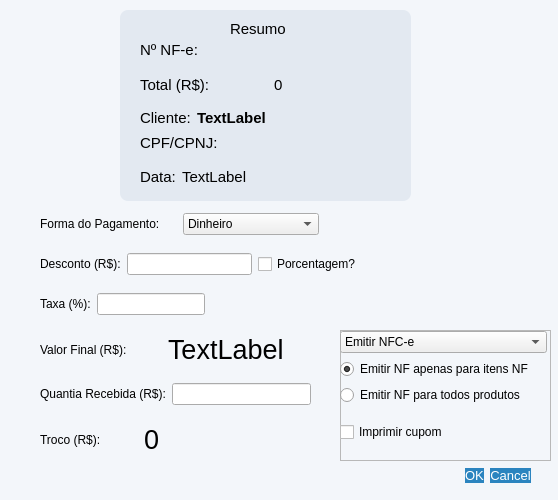
<?xml version="1.0" encoding="UTF-8"?>
<ui version="4.0">
 <class>pagamento</class>
 <widget class="QDialog" name="pagamento">
  <property name="windowModality">
   <enum>Qt::WindowModality::NonModal</enum>
  </property>
  <property name="geometry">
   <rect>
    <x>0</x>
    <y>0</y>
    <width>558</width>
    <height>500</height>
   </rect>
  </property>
  <property name="minimumSize">
   <size>
    <width>558</width>
    <height>500</height>
   </size>
  </property>
  <property name="maximumSize">
   <size>
    <width>558</width>
    <height>500</height>
   </size>
  </property>
  <property name="windowTitle">
   <string>Pagamento - MercadoPro</string>
  </property>
  <property name="styleSheet">
   <string notr="true">
#pagamento {
  background-color: #f3f6fa;
  background-color: #f3f6fa;
}
QPushButton {
  background-color: rgb(43, 132, 191);
  color: rgb(255, 255, 255);
  font-size: 13px;
  border-radius: 10px;
}
QPushButton:hover {
  background-color: rgb(13, 92, 161);
}
QPushButton:pressed {
  color: rgb(255, 255, 255);
  background-color: rgb(153, 193, 241);
  font-size: 13px;
  border-radius: 10px;
}
QGroupBox {
  background-color: #e3e9f1;
  font: 700 7pt &quot;Segoe UI&quot;;
  font-size: 15px;
}
   </string>
  </property>
  <property name="modal">
   <bool>true</bool>
  </property>
  <widget class="QDialogButtonBox" name="buttonBox">
   <property name="geometry">
    <rect>
     <x>180</x>
     <y>460</y>
     <width>351</width>
     <height>32</height>
    </rect>
   </property>
   <property name="orientation">
    <enum>Qt::Orientation::Horizontal</enum>
   </property>
   <property name="standardButtons">
    <set>QDialogButtonBox::StandardButton::Cancel|QDialogButtonBox::StandardButton::Ok</set>
   </property>
   <property name="centerButtons">
    <bool>false</bool>
   </property>
  </widget>
  <widget class="QWidget" name="layoutWidget">
   <property name="geometry">
    <rect>
     <x>40</x>
     <y>210</y>
     <width>279</width>
     <height>28</height>
    </rect>
   </property>
   <layout class="QHBoxLayout" name="horizontalLayout">
    <item>
     <widget class="QLabel" name="label">
      <property name="text">
       <string>Forma do Pagamento:</string>
      </property>
     </widget>
    </item>
    <item>
     <widget class="QComboBox" name="CBox_FormaPagamento">
      <item>
       <property name="text">
        <string>Dinheiro</string>
       </property>
       <property name="icon">
        <iconset resource="Imagens/recursosImg.qrc">
         <normaloff>:/QEstoqueLOja/taxes-finances.svg</normaloff>:/QEstoqueLOja/taxes-finances.svg</iconset>
       </property>
      </item>
      <item>
       <property name="text">
        <string>Não Sei</string>
       </property>
       <property name="icon">
        <iconset resource="Imagens/recursosImg.qrc">
         <normaloff>:/QEstoqueLOja/question.svg</normaloff>:/QEstoqueLOja/question.svg</iconset>
       </property>
      </item>
      <item>
       <property name="text">
        <string>Crédito</string>
       </property>
       <property name="icon">
        <iconset resource="Imagens/recursosImg.qrc">
         <normaloff>:/QEstoqueLOja/view-financial-account-credit-card.svg</normaloff>:/QEstoqueLOja/view-financial-account-credit-card.svg</iconset>
       </property>
      </item>
      <item>
       <property name="text">
        <string>Débito</string>
       </property>
       <property name="icon">
        <iconset resource="Imagens/recursosImg.qrc">
         <normaloff>:/QEstoqueLOja/view-financial-transfer-reconciled.svg</normaloff>:/QEstoqueLOja/view-financial-transfer-reconciled.svg</iconset>
       </property>
      </item>
      <item>
       <property name="text">
        <string>Pix</string>
       </property>
       <property name="icon">
        <iconset resource="Imagens/recursosImg.qrc">
         <normaloff>:/QEstoqueLOja/view-financial-account-liability.svg</normaloff>:/QEstoqueLOja/view-financial-account-liability.svg</iconset>
       </property>
      </item>
      <item>
       <property name="text">
        <string>Prazo</string>
       </property>
       <property name="icon">
        <iconset resource="Imagens/recursosImg.qrc">
         <normaloff>:/QEstoqueLOja/appointment-soon-symbolic.svg</normaloff>:/QEstoqueLOja/appointment-soon-symbolic.svg</iconset>
       </property>
      </item>
     </widget>
    </item>
   </layout>
  </widget>
  <widget class="QFrame" name="frame">
   <property name="geometry">
    <rect>
     <x>120</x>
     <y>10</y>
     <width>291</width>
     <height>191</height>
    </rect>
   </property>
   <property name="styleSheet">
    <string notr="true">background-color: #e3e9f1; border-radius: 8px; font: 700 9pt &quot;Segoe UI&quot;; font-size: 15px;</string>
   </property>
   <property name="frameShape">
    <enum>QFrame::Shape::StyledPanel</enum>
   </property>
   <property name="frameShadow">
    <enum>QFrame::Shadow::Raised</enum>
   </property>
   <widget class="QLabel" name="label_4">
    <property name="geometry">
     <rect>
      <x>110</x>
      <y>10</y>
      <width>71</width>
      <height>18</height>
     </rect>
    </property>
    <property name="text">
     <string>Resumo</string>
    </property>
   </widget>
   <widget class="QWidget" name="layoutWidget">
    <property name="geometry">
     <rect>
      <x>20</x>
      <y>30</y>
      <width>261</width>
      <height>155</height>
     </rect>
    </property>
    <layout class="QVBoxLayout" name="verticalLayout_2">
     <item>
      <layout class="QHBoxLayout" name="Layout_NNF">
       <item>
        <widget class="QLabel" name="Lbl_NNF">
         <property name="toolTip">
          <string>É recomendado usar o nNF gerado para seguir uma ordem crescente, apenas troque se necessário.</string>
         </property>
         <property name="text">
          <string>Nº NF-e:</string>
         </property>
        </widget>
       </item>
       <item>
        <widget class="QLineEdit" name="Ledit_NNF">
         <property name="toolTip">
          <string>É recomendado usar o nNF gerado para seguir uma ordem crescente, apenas troque se necessário.</string>
         </property>
        </widget>
       </item>
      </layout>
     </item>
     <item>
      <layout class="QHBoxLayout" name="horizontalLayout_4">
       <item>
        <widget class="QLabel" name="label_5">
         <property name="toolTip">
          <string/>
         </property>
         <property name="text">
          <string>Total (R$):</string>
         </property>
        </widget>
       </item>
       <item>
        <widget class="QLabel" name="Lbl_ResumoTotal">
         <property name="text">
          <string>0</string>
         </property>
        </widget>
       </item>
      </layout>
     </item>
     <item>
      <layout class="QHBoxLayout" name="horizontalLayout_5">
       <item>
        <widget class="QLabel" name="label_6">
         <property name="sizePolicy">
          <sizepolicy hsizetype="Fixed" vsizetype="Preferred">
           <horstretch>0</horstretch>
           <verstretch>0</verstretch>
          </sizepolicy>
         </property>
         <property name="text">
          <string>Cliente:</string>
         </property>
        </widget>
       </item>
       <item>
        <widget class="QLabel" name="Lbl_ResumoCliente">
         <property name="sizePolicy">
          <sizepolicy hsizetype="Preferred" vsizetype="Fixed">
           <horstretch>0</horstretch>
           <verstretch>0</verstretch>
          </sizepolicy>
         </property>
         <property name="font">
          <font>
           <family>Segoe UI</family>
           <pointsize>-1</pointsize>
           <italic>false</italic>
           <bold>true</bold>
          </font>
         </property>
         <property name="text">
          <string>TextLabel</string>
         </property>
        </widget>
       </item>
      </layout>
     </item>
     <item>
      <layout class="QHBoxLayout" name="horizontalLayout_10">
       <item>
        <widget class="QLabel" name="label_11">
         <property name="text">
          <string>CPF/CPNJ:</string>
         </property>
        </widget>
       </item>
       <item>
        <widget class="QLineEdit" name="Ledit_CpfCnpjCliente"/>
       </item>
      </layout>
     </item>
     <item>
      <layout class="QHBoxLayout" name="horizontalLayout_6">
       <item>
        <widget class="QLabel" name="label_7">
         <property name="sizePolicy">
          <sizepolicy hsizetype="Fixed" vsizetype="Preferred">
           <horstretch>0</horstretch>
           <verstretch>0</verstretch>
          </sizepolicy>
         </property>
         <property name="text">
          <string>Data:</string>
         </property>
         <property name="alignment">
          <set>Qt::AlignmentFlag::AlignLeading|Qt::AlignmentFlag::AlignLeft|Qt::AlignmentFlag::AlignVCenter</set>
         </property>
        </widget>
       </item>
       <item>
        <widget class="QLabel" name="Lbl_ResumoData">
         <property name="sizePolicy">
          <sizepolicy hsizetype="Preferred" vsizetype="Preferred">
           <horstretch>0</horstretch>
           <verstretch>0</verstretch>
          </sizepolicy>
         </property>
         <property name="minimumSize">
          <size>
           <width>0</width>
           <height>10</height>
          </size>
         </property>
         <property name="text">
          <string>TextLabel</string>
         </property>
         <property name="alignment">
          <set>Qt::AlignmentFlag::AlignLeading|Qt::AlignmentFlag::AlignLeft|Qt::AlignmentFlag::AlignVCenter</set>
         </property>
        </widget>
       </item>
      </layout>
     </item>
    </layout>
   </widget>
  </widget>
  <widget class="QWidget" name="layoutWidget">
   <property name="geometry">
    <rect>
     <x>40</x>
     <y>380</y>
     <width>271</width>
     <height>28</height>
    </rect>
   </property>
   <layout class="QHBoxLayout" name="horizontalLayout_3">
    <item>
     <widget class="QLabel" name="label_2">
      <property name="text">
       <string>Quantia Recebida (R$):</string>
      </property>
     </widget>
    </item>
    <item>
     <widget class="CustomLineEdit" name="Ledit_Recebido"/>
    </item>
   </layout>
  </widget>
  <widget class="QWidget" name="layoutWidget">
   <property name="geometry">
    <rect>
     <x>40</x>
     <y>420</y>
     <width>201</width>
     <height>39</height>
    </rect>
   </property>
   <layout class="QHBoxLayout" name="horizontalLayout_2">
    <item>
     <widget class="QLabel" name="label_3">
      <property name="text">
       <string>Troco (R$):</string>
      </property>
     </widget>
    </item>
    <item>
     <widget class="QLabel" name="Lbl_Troco">
      <property name="font">
       <font>
        <pointsize>20</pointsize>
       </font>
      </property>
      <property name="text">
       <string>0</string>
      </property>
     </widget>
    </item>
   </layout>
  </widget>
  <widget class="QWidget" name="layoutWidget">
   <property name="geometry">
    <rect>
     <x>40</x>
     <y>330</y>
     <width>250</width>
     <height>39</height>
    </rect>
   </property>
   <layout class="QHBoxLayout" name="horizontalLayout_7">
    <item>
     <widget class="QLabel" name="label_10">
      <property name="text">
       <string>Valor Final (R$):</string>
      </property>
     </widget>
    </item>
    <item>
     <widget class="QLabel" name="Lbl_TotalTaxa">
      <property name="font">
       <font>
        <pointsize>20</pointsize>
       </font>
      </property>
      <property name="text">
       <string>TextLabel</string>
      </property>
     </widget>
    </item>
   </layout>
  </widget>
  <widget class="QWidget" name="layoutWidget">
   <property name="geometry">
    <rect>
     <x>40</x>
     <y>290</y>
     <width>165</width>
     <height>28</height>
    </rect>
   </property>
   <layout class="QHBoxLayout" name="horizontalLayout_8">
    <item>
     <widget class="QLabel" name="label_8">
      <property name="text">
       <string>Taxa (%):</string>
      </property>
     </widget>
    </item>
    <item>
     <widget class="CustomLineEdit" name="Ledit_Taxa"/>
    </item>
   </layout>
  </widget>
  <widget class="QWidget" name="layoutWidget">
   <property name="geometry">
    <rect>
     <x>40</x>
     <y>250</y>
     <width>321</width>
     <height>28</height>
    </rect>
   </property>
   <layout class="QHBoxLayout" name="horizontalLayout_9">
    <item>
     <widget class="QLabel" name="label_9">
      <property name="text">
       <string>Desconto (R$):</string>
      </property>
     </widget>
    </item>
    <item>
     <widget class="CustomLineEdit" name="Ledit_Desconto"/>
    </item>
    <item>
     <widget class="QCheckBox" name="CheckPorcentagem">
      <property name="text">
       <string>Porcentagem?</string>
      </property>
     </widget>
    </item>
   </layout>
  </widget>
  <widget class="QFrame" name="FrameNF">
   <property name="geometry">
    <rect>
     <x>340</x>
     <y>330</y>
     <width>211</width>
     <height>131</height>
    </rect>
   </property>
   <property name="frameShape">
    <enum>QFrame::Shape::StyledPanel</enum>
   </property>
   <property name="frameShadow">
    <enum>QFrame::Shadow::Raised</enum>
   </property>
  </widget>
  <widget class="QWidget" name="layoutWidget">
   <property name="geometry">
    <rect>
     <x>340</x>
     <y>320</y>
     <width>207</width>
     <height>135</height>
    </rect>
   </property>
   <layout class="QVBoxLayout" name="verticalLayout_3">
    <item>
     <layout class="QVBoxLayout" name="verticalLayout">
      <item>
       <widget class="QComboBox" name="CBox_ModeloEmit">
        <item>
         <property name="text">
          <string>Emitir NFC-e</string>
         </property>
        </item>
        <item>
         <property name="text">
          <string>Emitir NF-e</string>
         </property>
        </item>
        <item>
         <property name="text">
          <string>Não Emitir NF</string>
         </property>
        </item>
       </widget>
      </item>
      <item>
       <widget class="QRadioButton" name="RadioBtn_EmitNfApenas">
        <property name="text">
         <string>Emitir NF apenas para itens NF</string>
        </property>
        <property name="checked">
         <bool>true</bool>
        </property>
       </widget>
      </item>
      <item>
       <widget class="QRadioButton" name="RadioBtn_EmitNfTodos">
        <property name="text">
         <string>Emitir NF para todos produtos</string>
        </property>
       </widget>
      </item>
     </layout>
    </item>
    <item>
     <widget class="QCheckBox" name="CheckImprimirCNF">
      <property name="autoFillBackground">
       <bool>false</bool>
      </property>
      <property name="text">
       <string>Imprimir cupom </string>
      </property>
      <property name="icon">
       <iconset resource="Imagens/recursosImg.qrc">
        <normaloff>:/QEstoqueLOja/document-print.svg</normaloff>:/QEstoqueLOja/document-print.svg</iconset>
      </property>
      <property name="tristate">
       <bool>false</bool>
      </property>
     </widget>
    </item>
   </layout>
  </widget>
 </widget>
 <customwidgets>
  <customwidget>
   <class>CustomLineEdit</class>
   <extends>QLineEdit</extends>
   <header>customlineedit.h</header>
  </customwidget>
 </customwidgets>
 <resources>
  <include location="Imagens/recursosImg.qrc"/>
 </resources>
 <connections>
  <connection>
   <sender>buttonBox</sender>
   <signal>accepted()</signal>
   <receiver>pagamento</receiver>
   <slot>accept()</slot>
   <hints>
    <hint type="sourcelabel">
     <x>248</x>
     <y>254</y>
    </hint>
    <hint type="destinationlabel">
     <x>157</x>
     <y>274</y>
    </hint>
   </hints>
  </connection>
  <connection>
   <sender>buttonBox</sender>
   <signal>rejected()</signal>
   <receiver>pagamento</receiver>
   <slot>reject()</slot>
   <hints>
    <hint type="sourcelabel">
     <x>316</x>
     <y>260</y>
    </hint>
    <hint type="destinationlabel">
     <x>286</x>
     <y>274</y>
    </hint>
   </hints>
  </connection>
 </connections>
</ui>
